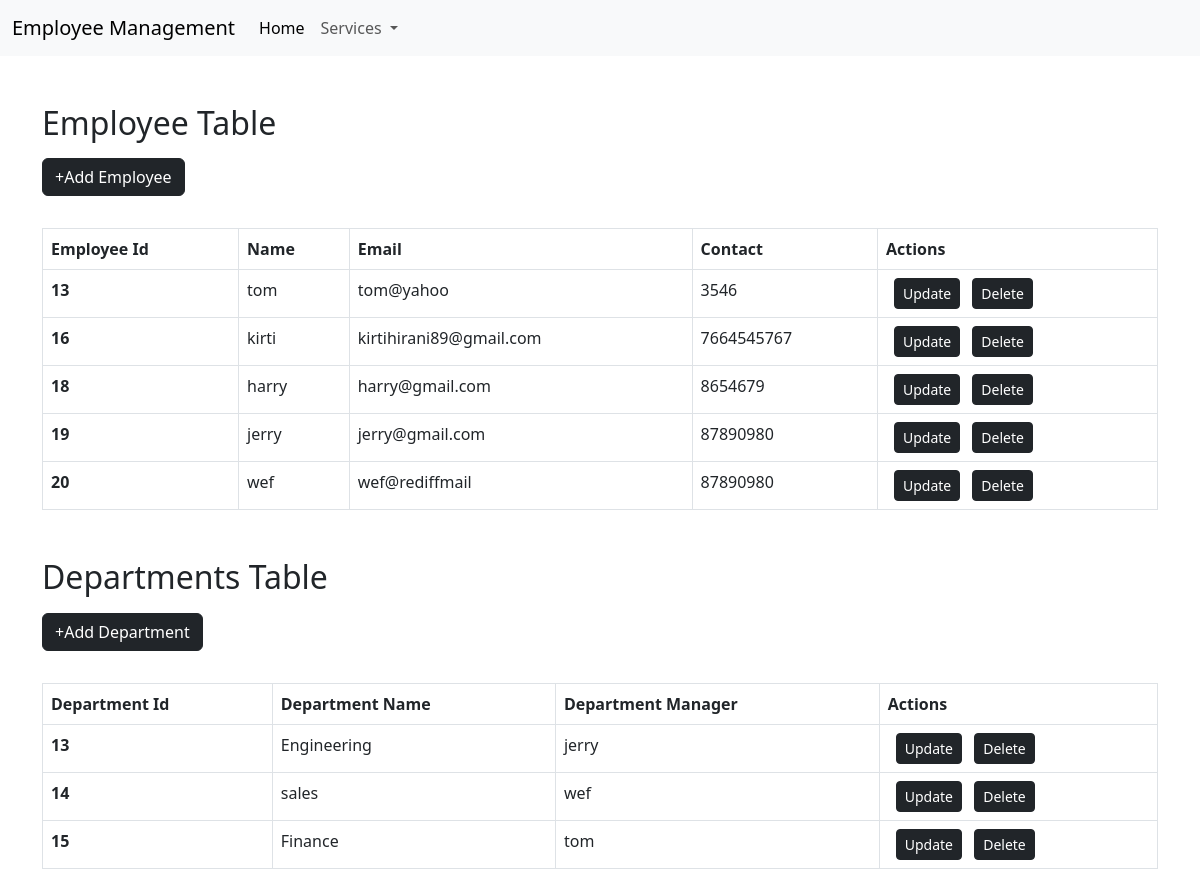
The page / on the database its author committed.
### Home/models.py (models this page shows, shortened)
class Employee(models.Model):
    empname = models.CharField(max_length=50)
    email = models.EmailField(max_length=254)
    contact = models.CharField(max_length=12)
    manager = models.CharField(max_length=10,default='no')
    def __str__(self):
        return self.empname

class Department(models.Model):
    deptname = models.CharField( max_length=50)
    manager = models.OneToOneField(Employee, on_delete=models.SET_NULL, null=True)

### Home/views.py (the view)
# urls.py: path("",views.index,name='Home'),
def index(request):
    myemp = Employee.objects.all().values()
    mydept = Department.objects.all().values()
    deps = []
    depts={}
    for dept in mydept:
        if dept['manager_id']== None:
            dept.update(managername = 'Not Assigned' )
        else:
           empid = dept['manager_id']
           dept.update(managername = Employee.objects.get(pk=empid) )
        deps.append(dept)
    context={
        'myemps':myemp,
        'deps':deps,
    }
    return render(request,'index.html',context)

### templates/index.html
{% extends 'base.html' %}
{% block body %}
<div class="container my-5 ">
    <h2> Employee Table </h2>
    <a href="/addemp" type="button" class="btn btn-dark my-2">+Add Employee</a>
    <table class="table my-4 table-bordered table-hover ">
        <thead class="thead-dark">
          <tr>
            <th scope="col">Employee Id</th>
            <th scope="col">Name</th>
            <th scope="col">Email</th>
            <th scope="col">Contact</th>
            <th scope="col">Actions</th>
          </tr>
        </thead>
        <tbody>
            {% for i in myemps %}
          <tr>
            <th scope="row">{{i.id}}</th>
            <td>{{i.empname}}</td>
            <td>{{i.email}}</td>
            <td>{{i.contact}}</td>
            <td>
            <a href="/updateemp/{{i.id}}" type="button" class="btn btn-dark btn-sm mx-2">Update</a>
            <a href="/deleteemp/{{i.id}}" type="button" class="btn btn-dark btn-sm">Delete</a>
            </td>
          </tr>
          {% endfor %}
        </tbody>
      </table>
</div>
<div class="container my-5 ">
    <h2> Departments Table </h2>
    <a href="/adddept" type="button" class="btn btn-dark my-2">+Add Department</a>
    <table class="table my-4 table-bordered table-hover ">
        <thead class="thead-dark">
          <tr>
            <th scope="col">Department Id</th>
            <th scope="col">Department Name</th>
            <th scope="col">Department Manager</th>
            <th scope="col">Actions</th>
          </tr>
        </thead>
        <tbody>
            {% for dept in deps %}
          <tr>
            <th scope="row">{{dept.id}}</th>
            <td>{{dept.deptname}}</td>
            <td>{{dept.managername}}</td>
            <td>
              <a href="/updatedept/{{dept.id}}" type="button" class="btn btn-dark btn-sm mx-2">Update</a>
              <a href="/deletedept/{{dept.id}}" type="button" class="btn btn-dark btn-sm">Delete</a>
            </td>
            {% endfor %}
          </tr>
        </tbody>
      </table>
</div>
{% endblock body %}

### templates/base.html (shortened to what this page needs)
<!doctype html>
<html lang="en">
  <head>
    <link href="https://cdn.jsdelivr.net/npm/bootstrap@5.3.0-alpha1/dist/css/bootstrap.min.css" rel="stylesheet">
  </head>
  <body>
    <nav class="navbar navbar-expand-lg  bg-body-tertiary">
        <div class="container-fluid">
          <a class="navbar-brand" href="/">Employee Management</a>
          <div class="collapse navbar-collapse" id="navbarSupportedContent">
            <ul class="navbar-nav me-auto mb-2 mb-lg-0">
              <li class="nav-item">
                <a class="nav-link active" aria-current="page" href="/">Home</a>
              </li>
              <li class="nav-item dropdown">
                <a class="nav-link dropdown-toggle" href="/services" role="button" data-bs-toggle="dropdown" aria-expanded="false">
                  Services
                </a>
              </li>
             </ul>
          </div>
        </div>
      </nav>
      {% block body %} {% endblock body %}
    </body>
</html>

### rows shown on the page
Employee: id "13", empname "tom", email "tom@yahoo", contact "3546"
Employee: id "16", empname "kirti", email "kirtihirani89@gmail.com", contact "7664545767"
Employee: id "18", empname "harry", email "harry@gmail.com", contact "8654679"
Employee: id "19", empname "jerry", email "jerry@gmail.com", contact "87890980"
Employee: id "20", empname "wef", email "wef@rediffmail", contact "87890980"
Department: id "13", deptname "Engineering", managername "jerry"
Department: id "14", deptname "sales", managername "wef"
Department: id "15", deptname "Finance", managername "tom"
